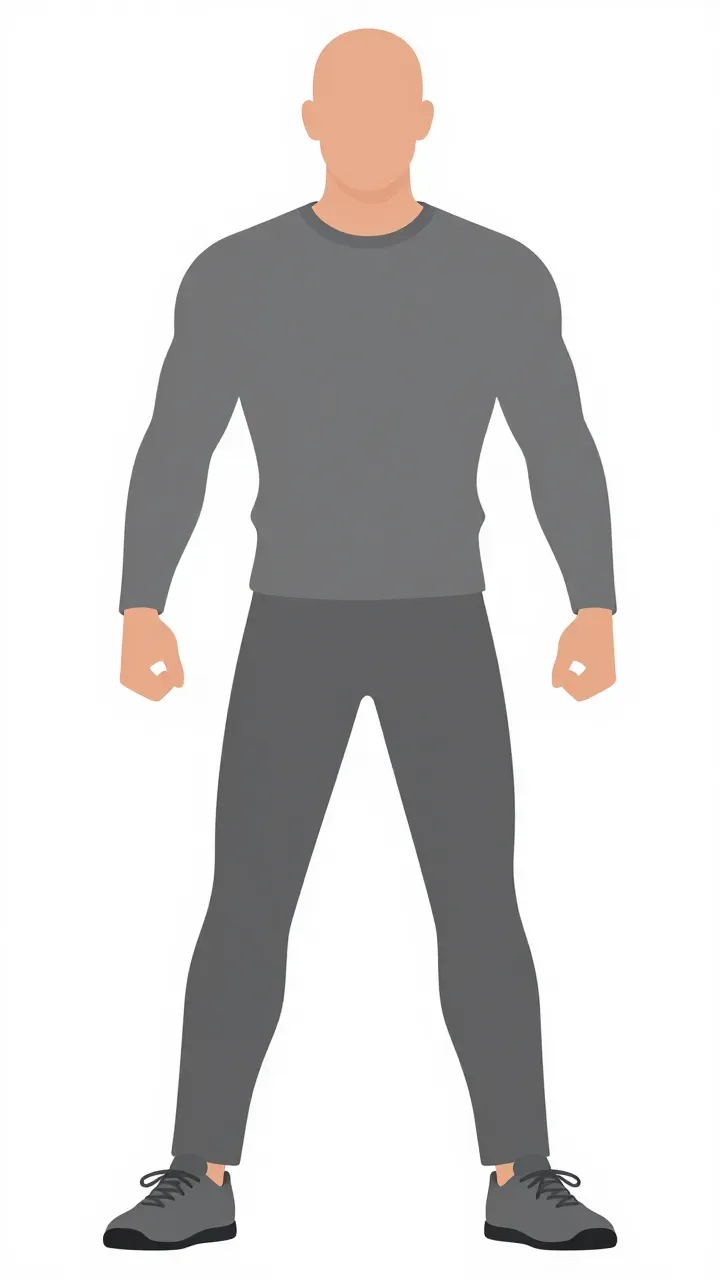
#> input picture MisakTabs/Tools/gen/Male.webp, 720 x 1280 px, found by its file name; its folder holds 3 pictures in this run
$ python genbody.py
#> lines starting #> are read from the running program, lines starting #| are printed output that depends on the picture; after the words box and inside, x2 and y2 are one past the last pixel; in counts of white or black regions, pixels touching at a corner belong together
"""Bodies from generated flat illustrations (own, not from another mod): mask + soft inner lines,
fitted into the same 512x1024 frame as before (head top ~75, feet ~945)."""
import numpy as np
from PIL import Image, ImageFilter, ImageDraw
from scipy import ndimage as ndi
W,H=512,1024
G="/home/claude/work/silhouettes/gen/"
def mask_of(im):
    a=np.array(im.convert("RGB")).astype(int)
    m=(np.abs(a-255).sum(2)>36)
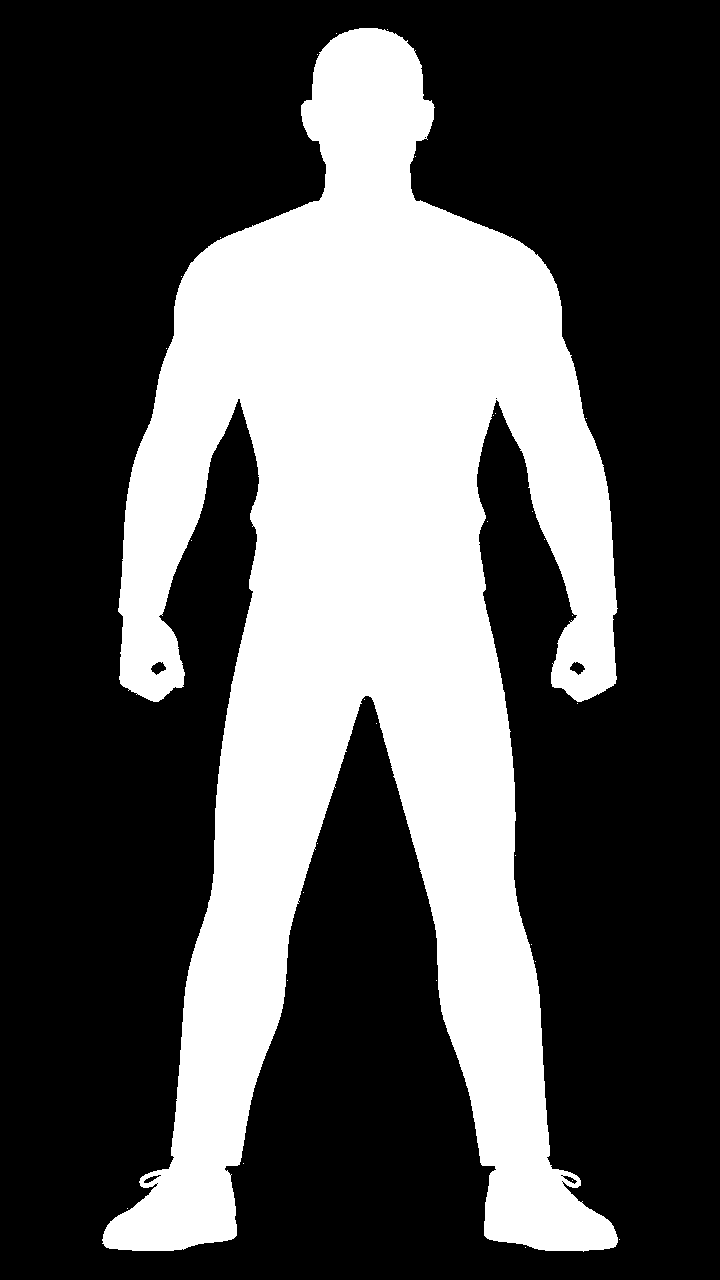
#> m: shape (1280, 720) bool; 33.1% white; 31 white regions (30 under 20 px), largest, box (x1, y1, x2, y2) and area: (102, 28, 618, 1252) 304954
    m=ndi.binary_fill_holes(ndi.binary_closing(m,iterations=2))
#> m: shape (1280, 720) bool; 33.2% white; 1 white region, box (x1, y1, x2, y2) and area: (102, 28, 620, 1252) 305594
    lab,n=ndi.label(m); sizes=ndi.sum(m,lab,range(1,n+1)); m=lab==(np.argmax(sizes)+1)
#> after `lab, n = ndi.label(m)`:
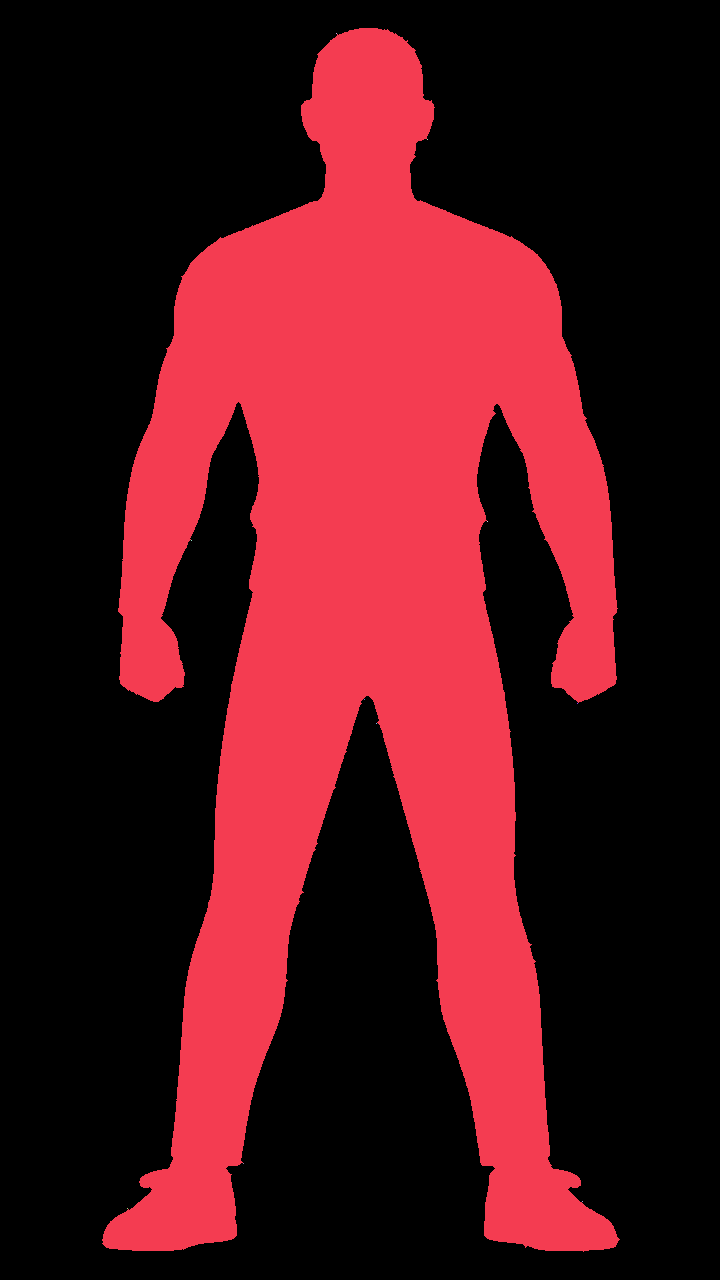
#> lab: shape (1280, 720) int32; 12 distinct labels, from 0 to 11; one colour per label, 0 black
#> after `lab, n = ndi.label(m)`: n = 11
#> after `sizes = ndi.sum(m, lab, range(1, n + 1))`: sizes = [305584, 1, 1, 1, 1, 1, 1, 1, 1, 1, 1]
#> after `m = lab == np.argmax(sizes) + 1`: m: shape (1280, 720) bool; 33.2% white; 1 white region, box (x1, y1, x2, y2) and area: (102, 28, 620, 1252) 305584
#> in build_from, img is the input picture: PIL image 720x1280 RGB; mean R, G, B 209.8, 208, 207.3
    return m, a
def fit(m, gray, top=75, bot=945, xscale=1.0, headscale=1.0):
#> called with top = 75, bot = 945, xscale = 1, headscale = 1
    ys=np.flatnonzero(m.any(1)); xs=np.flatnonzero(m.any(0))
#> after `ys = np.flatnonzero(m.any(1))`: ys = 1224 values from 28 to 1251
#> after `xs = np.flatnonzero(m.any(0))`: xs = 518 values from 102 to 619
    m=m[ys[0]:ys[-1]+1, xs[0]:xs[-1]+1]; gray=gray[ys[0]:ys[-1]+1, xs[0]:xs[-1]+1]
#> after `m = m[ys[0]:ys[-1] + 1, xs[0]:xs[-1] + 1]`: m: shape (1224, 518) bool; 48.2% white; 1 white region, box (x1, y1, x2, y2) and area: (0, 0, 518, 1224) 305584
    h,w=m.shape; s=(bot-top)/h
#> after `h, w = m.shape`: h = 1224; w = 518
#> after `s = (bot - top) / h`: s = 0.711
    nw=max(1,int(w*s*xscale)); nh=bot-top
#> after `nw = max(1, int(w * s * xscale))`: nw = 368
    M=Image.fromarray((m*255).astype(np.uint8)).resize((nw,nh),Image.LANCZOS)
    Gi=Image.fromarray(gray.astype(np.uint8)).resize((nw,nh),Image.LANCZOS)
    cm=Image.new("L",(W,H)); cg=Image.new("L",(W,H),255)
#> after `cm = Image.new('L', (W, H))`: cm: PIL image 512x1024 L; every value is 0
#> after `cg = Image.new('L', (W, H), 255)`: cg: PIL image 512x1024 L; every value is 255
    x0=(W-nw)//2; cm.paste(M,(x0,top)); cg.paste(Gi,(x0,top))
#> after `x0 = (W - nw) // 2`: x0 = 72
#> after `cg.paste(Gi, (x0, top))`:
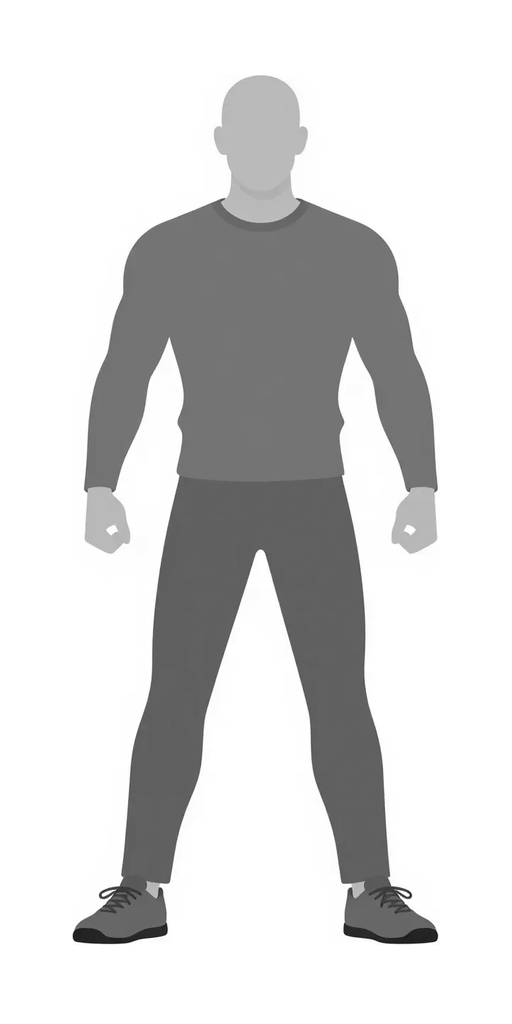
#> cg: PIL image 512x1024 L; min 11, max 255, mean 213.6
    return np.array(cm).astype(float)/255, np.array(cg).astype(float)
def build_from(img, **kw):
    m,a=mask_of(img)
    gray=(a[:,:,0]*.3+a[:,:,1]*.59+a[:,:,2]*.11)
    am,g=fit(m,gray,**kw)
    body=am>0.5
#> body: shape (1024, 512) bool; 29.4% white; 1 white region, box (x1, y1, x2, y2) and area: (72, 75, 440, 945) 154260
    # smooth the edge a little
    sm=np.array(Image.fromarray((am*255).astype(np.uint8)).filter(ImageFilter.GaussianBlur(1.2))).astype(float)/255
    body=sm>0.5
#> body: shape (1024, 512) bool; 29.4% white; 1 white region, box (x1, y1, x2, y2) and area: (72, 75, 439, 944) 154281
    B=Image.fromarray((body*255).astype(np.uint8))
    edge=np.array(B.filter(ImageFilter.MaxFilter(5))).astype(float)/255-np.array(B.filter(ImageFilter.MinFilter(3))).astype(float)/255
#> edge: shape (1024, 512) float64; values 0 (black) and 1 (white), 2.7% white; 1 white region, box (x1, y1, x2, y2) and area: (70, 73, 441, 946) 14245
    edge=np.array(Image.fromarray((np.clip(edge,0,1)*255).astype(np.uint8)).filter(ImageFilter.GaussianBlur(.7))).astype(float)/255
    # inner structure: soft edges of the illustration's tones (folds, belly, muscles), faint
    gx=ndi.sobel(ndi.gaussian_filter(g,1.5),1); gy=ndi.sobel(ndi.gaussian_filter(g,1.5),0)
#> after `gy = ndi.sobel(ndi.gaussian_filter(g, 1.5), 0)`:
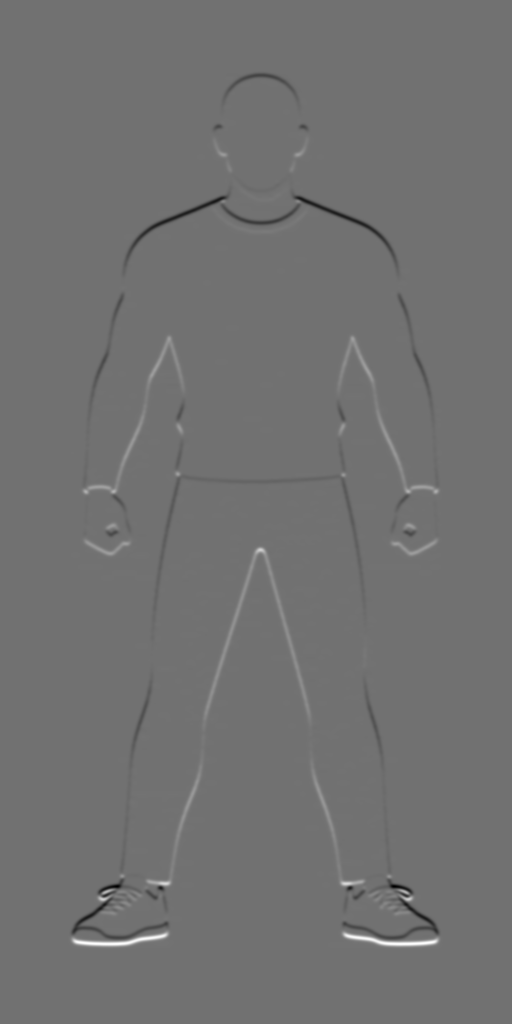
#> gy: shape (1024, 512) float64; min -344.5, max 427, mean 0; drawn with min black and max white
    inner=np.clip(np.hypot(gx,gy)/120,0,1)*ndi.binary_erosion(body,iterations=6)*0.2
    line=np.clip(edge+inner,0,1)
    shade=np.clip(1-ndi.distance_transform_edt(body)/16,0,1)*body*0.4
    return line, body, np.maximum(line,shade)
def build(kind):
    if kind in ("Male","Female","Fat"): return build_from(Image.open(G+kind+".webp"))
    if kind=="Hulk": return build_from(Image.open(G+"Male.webp"), top=50, bot=985, xscale=1.16)
    if kind=="Kid":  return build_from(Image.open(G+"Female.webp"), top=150, bot=945, xscale=1.08)
if __name__=="__main__":
    ims=[]
    for k in ["Male","Female","Fat","Hulk","Kid"]:
        line,body,a=build(k)
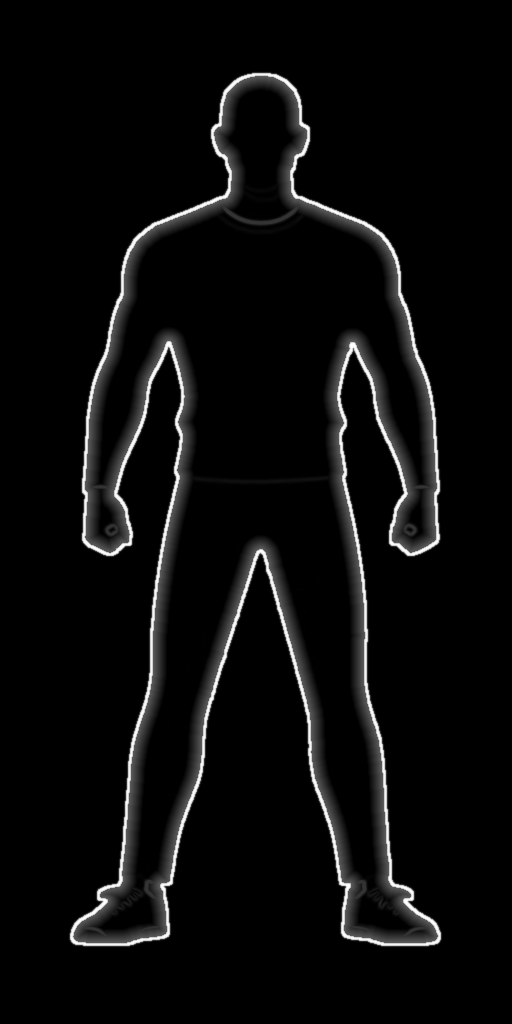
#> a: shape (1024, 512) float64; min 0, max 1, mean 0.0456
        c=Image.new("RGBA",(W,H),(30,34,40,255))
        c.alpha_composite(Image.fromarray(np.dstack([np.full((H,W,3),[70,80,92],np.uint8),(body*255).astype(np.uint8)])))
        c.alpha_composite(Image.fromarray(np.dstack([np.full((H,W,3),255,np.uint8),(line*255).astype(np.uint8)])))
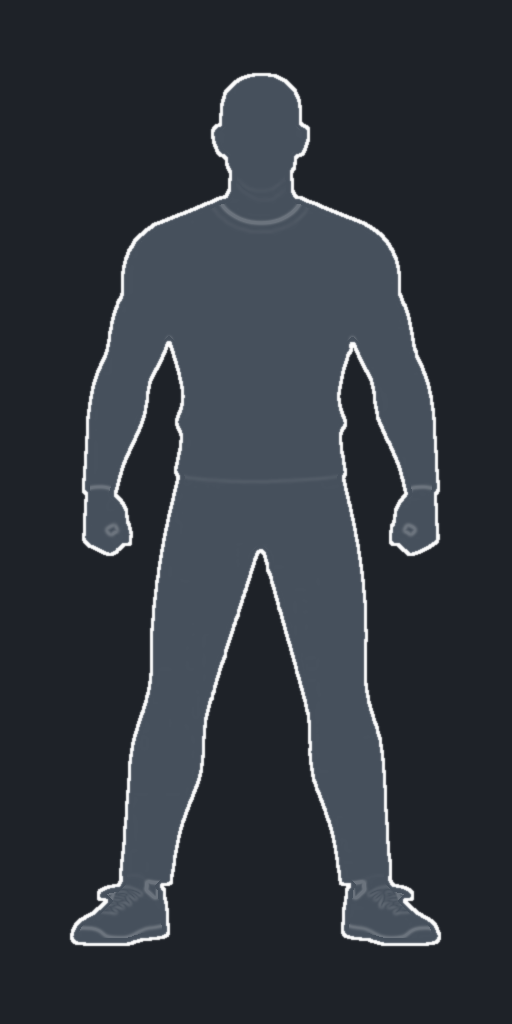
#> c: PIL image 512x1024 RGBA; mean R, G, B, A 47.7, 53.3, 60.8, 255
        ims.append(c.resize((256,512)))
#> pass 2 of the loop `for k in ["Male","Female","Fat","Hulk","Kid"]:`:
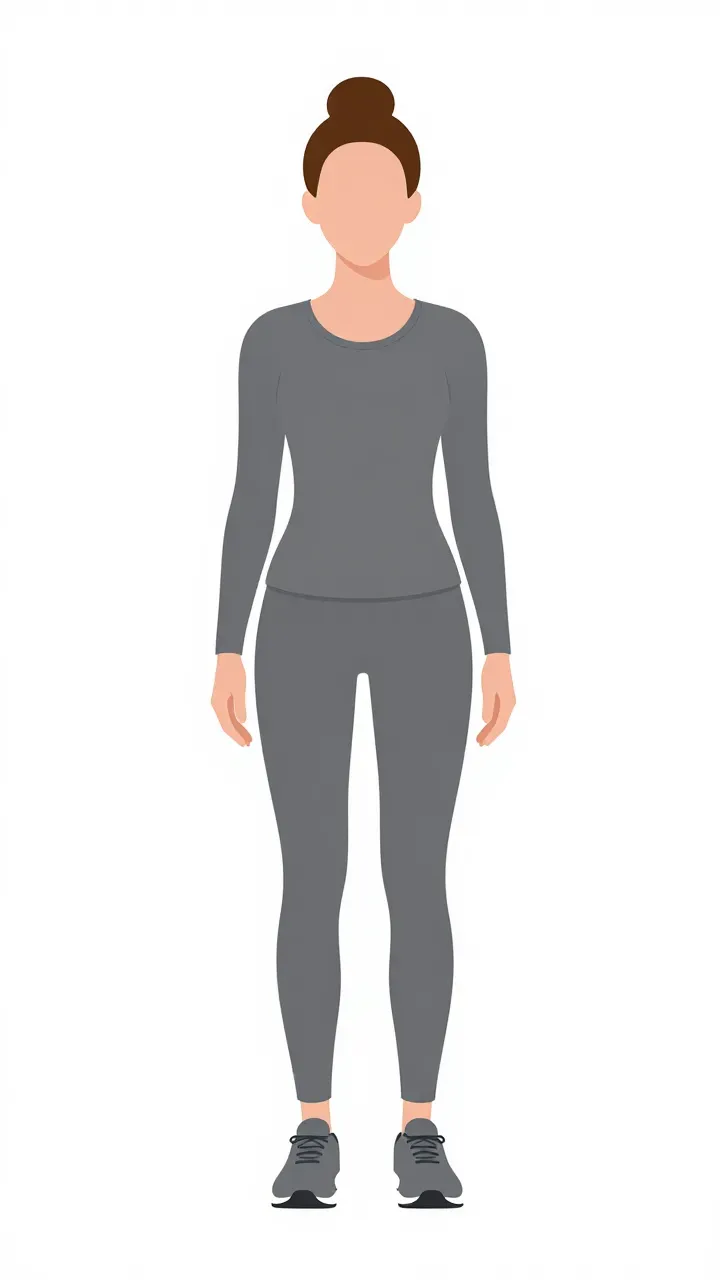
#> input picture MisakTabs/Tools/gen/Female.webp, 720 x 1280 px, found by its file name
#> in mask_of (call 2), `lab, n = ndi.label(m)`:
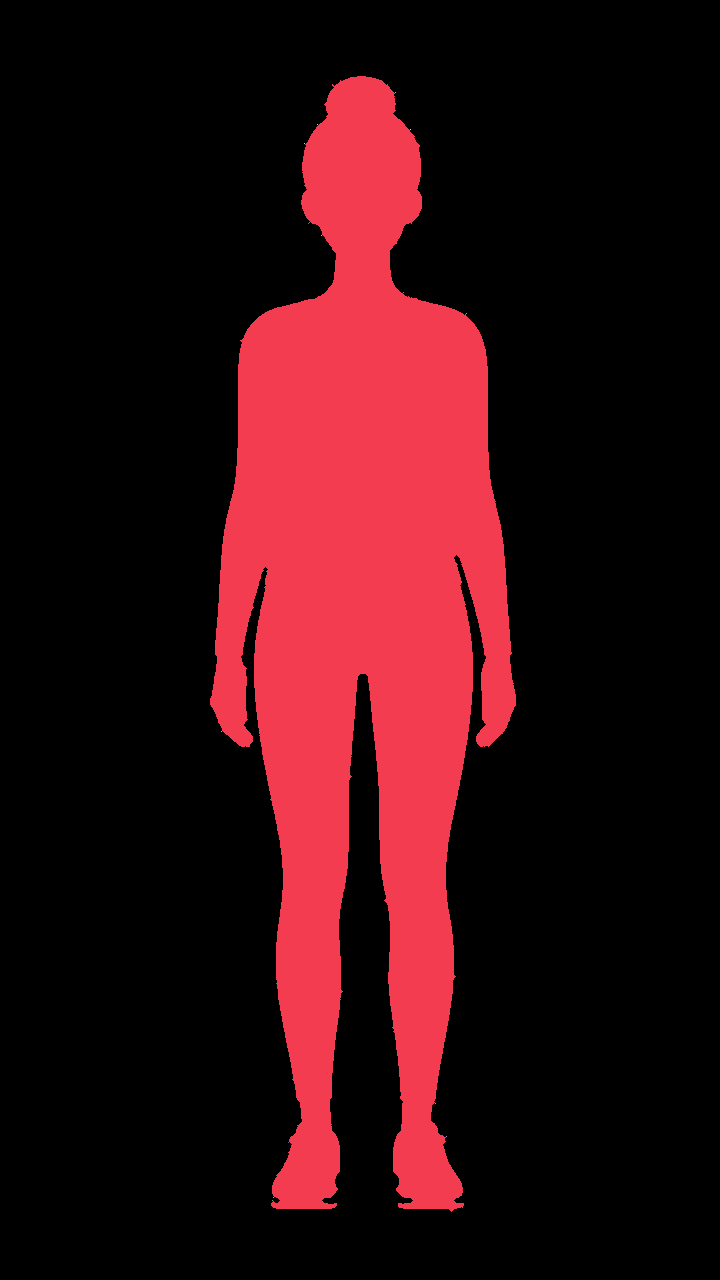
#> lab: shape (1280, 720) int32; 17 distinct labels, from 0 to 16; one colour per label, 0 black
#> n = 16
#> sizes = [189186, 1, 1, 1, 1, 1, 1, 1, 1, 1, 1, 1, 1, 1, 1, 1]
#> in build_from, img is the input picture: PIL image 720x1280 RGB; mean R, G, B 228.7, 227.2, 227
#> M: PIL image 234x870 L
#> Gi: PIL image 234x870 L
#> in build_from (call 2), `body=am>0.5`:
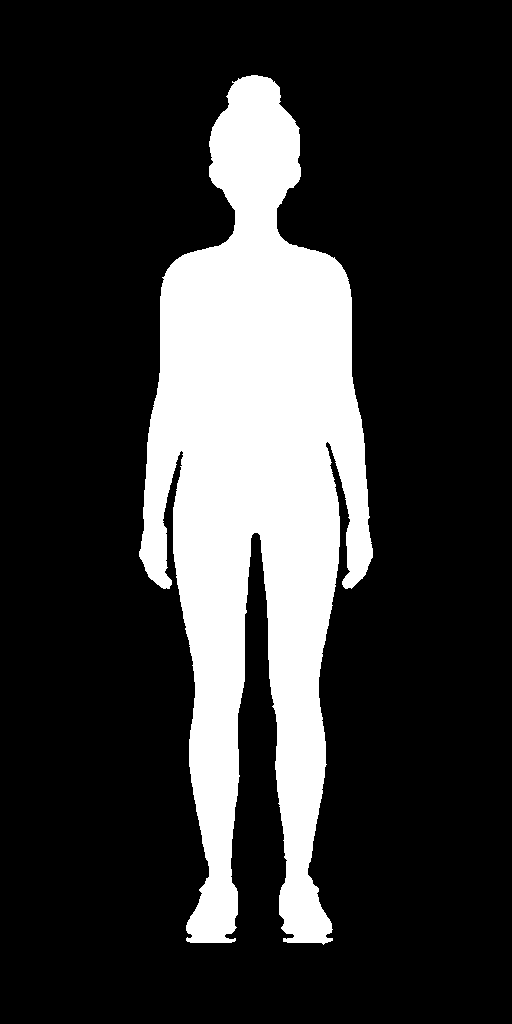
#> body: shape (1024, 512) bool; 21.1% white; 1 white region, box (x1, y1, x2, y2) and area: (139, 75, 373, 945) 110842
    out=Image.new("RGB",(256*5,512)); [out.paste(im,(i*256,0)) for i,im in enumerate(ims)]
    out.save("/tmp/claude-0/-home-claude/844ef0aa-ca0a-5a4b-97d7-9255bcd47638/scratchpad/sil/gen_bodies.png")
